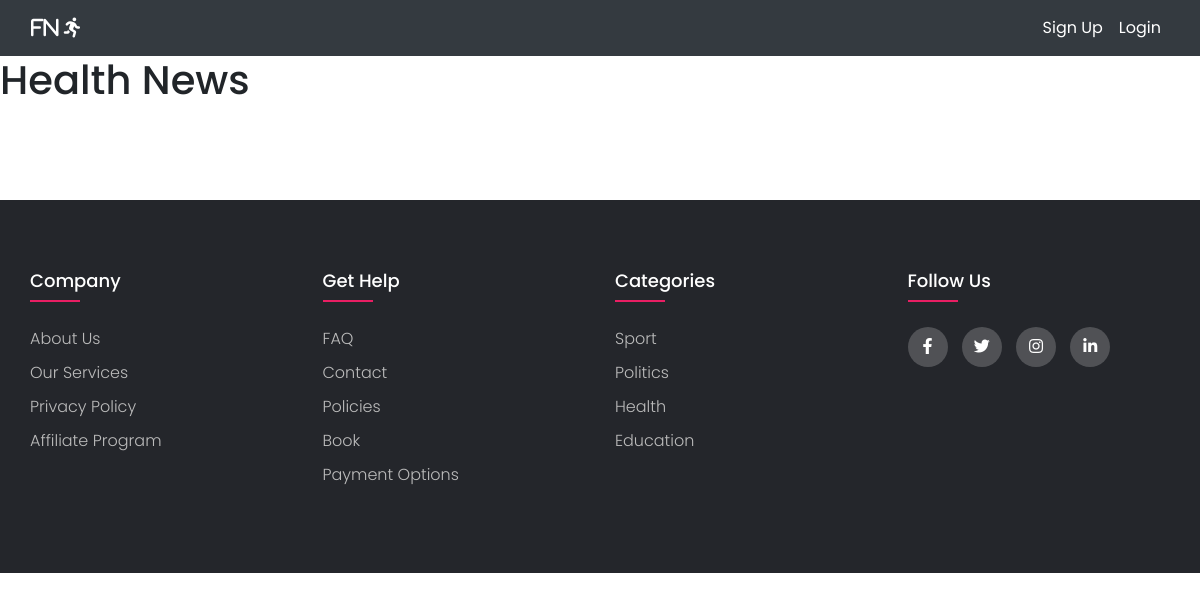
Page /post_category_health/ on the earlier database version.
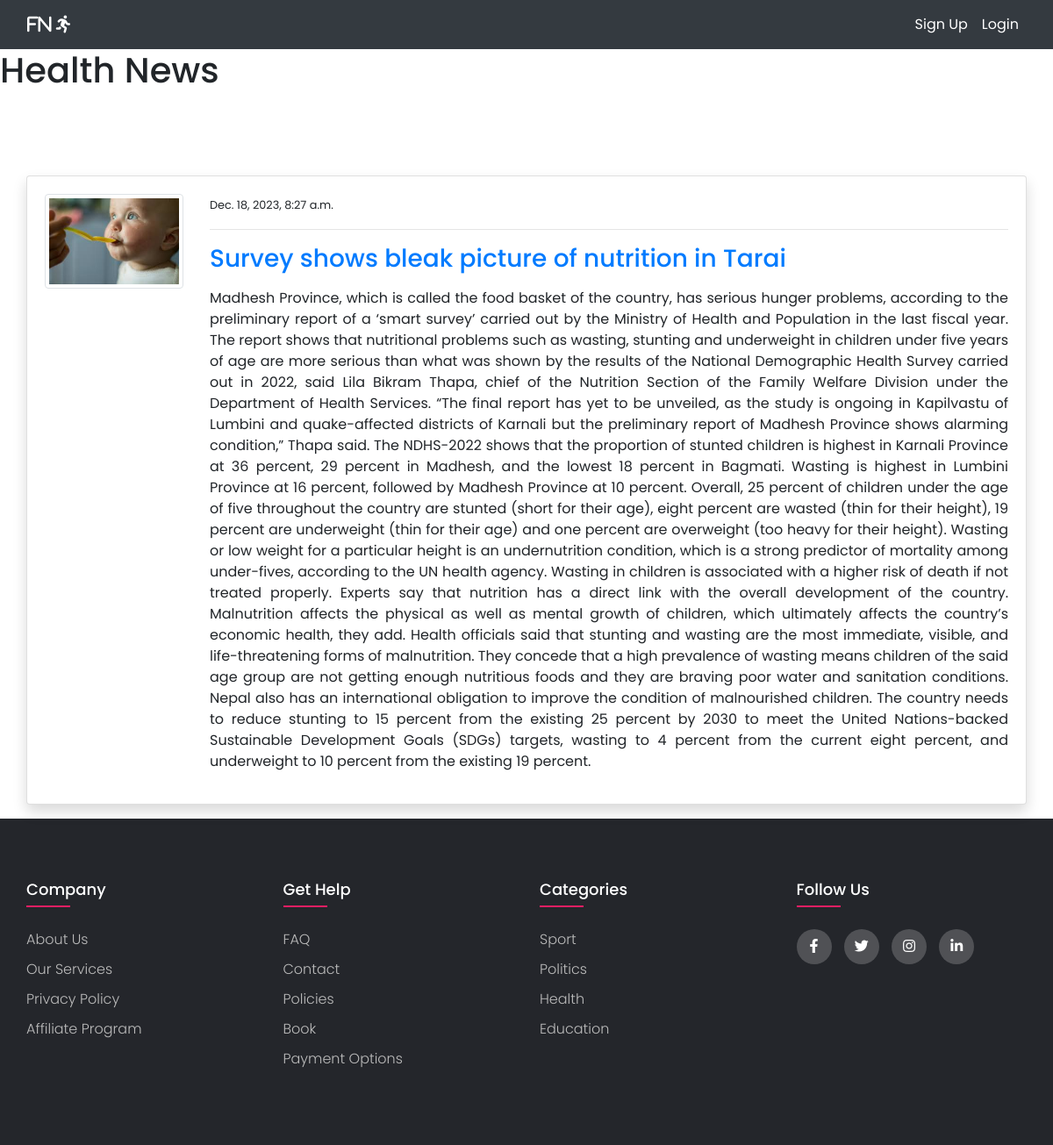
Same page on the later database version.
### myblog/models.py (models this page shows, shortened)
class BlogModel(models.Model):
    category = models.CharField(default="general",max_length=10,
    choices=[
        ('sport', 'Sport'),
        ('politics', 'Politics'),
        ('economics', 'Economics'),
        ('weather', 'Weather'),
        ('health', 'Health'),
        ('education', 'Education'),
    ]
    )
    title = models.CharField(max_length=100)
    content = models.TextField()
    author = models.ForeignKey(User,on_delete=models.CASCADE)
    date_created = models.DateTimeField(auto_now_add=True)
    accuracy = models.TextField(default="true")
    class Meta:
        ordering = ('-date_created',)

### Accounts/models.py (models this page shows, shortened)
class AccountModel(models.Model):
    user = models.OneToOneField(User, on_delete=models.CASCADE)
    image=models.ImageField(default='default.png',upload_to='account' , validators=[FileExtensionValidator(['png','jpg','jpeg'])])

### myblog/views.py (the view)
# urls.py: path('post_category_health/', views.Post_category_health , name='post_category_health'),
def Post_category_health(request):
    post = BlogModel.objects.filter(category='health')
    context = {
        'post':post
    }
    return render(request,'blogs/post_category_health.html',context)

### templates/blogs/post_category_health.html (shortened to what this page needs)
{% extends 'baseFiles/base.html' %}
{% block content %}
<h1>Health News</h1>
<div class="container">
  <div class="row mt-5 pt-5">
    <div class="col-md-12">
      {% for posts in post %}
      <div class="card shadow mb-3 ">
        <div class="card-body">
          <div class="row">
            <div class="col-md-2">
              <small> <img class="img-thumbnail" src="{{posts.author.accountmodel.image.url}}" alt="image1"></small>
            </div>
            <div class="col-md-10">
              <small>{{posts.date_created}} </small>
              <hr>
              <a href="" class="h3 text-decoration-none">{{posts.title}}</a>
              <p class="text-justify my-3">{{posts.content}}</p>
            </div>
          </div>
        </div>
      </div>
      {% endfor %}
    </div>
  </div>
</div>
{% endblock %}

Differences in the rows shown:
added BlogModel: author.accountmodel.image (picture), date_created "Dec. 18, 2023, 8:27 a.m.", title "Survey shows bleak picture of nutrition in Tarai", content "Madhesh Province, which is called the food basket of the country, has serious hunger problems, according to the preliminary report of a ‘smart survey’ carried out by the Ministry of Health and Population in the last fiscal year. The report shows that nutritional problems such as wasting, stunting and underweight in children under five years of age are more serious than what was shown by the results of the National Demographic Health Survey carried out in 2022, said Lila Bikram Thapa, chief of the Nutrition Section of the Family Welfare Division under the Department of Health Services. “The final report has yet to be unveiled, as the study is ongoing in Kapilvastu of Lumbini and…"
